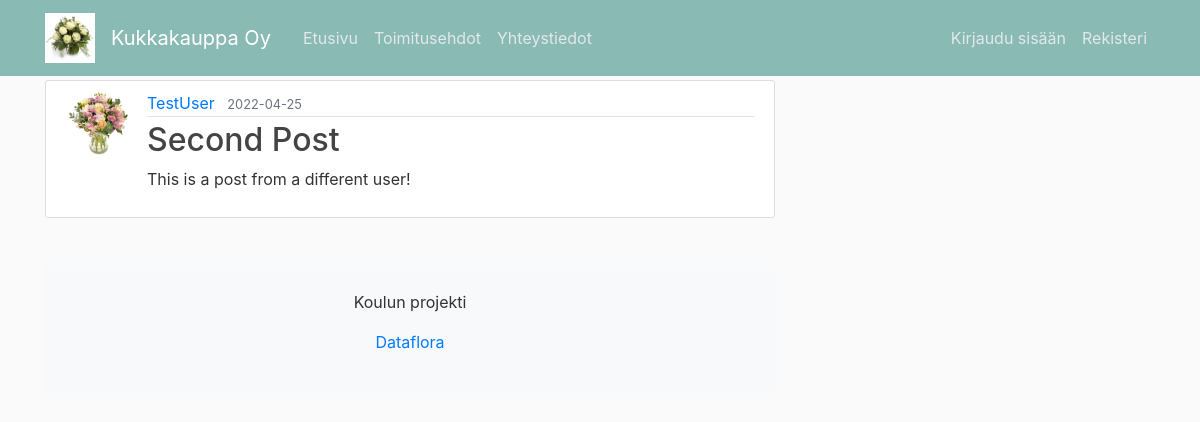
Screenshot of /post/3 with the database file from the repository.
### flaskblog/models.py (models this page shows, shortened)
class User(db.Model, UserMixin):
    id = db.Column(db.Integer, primary_key=True)
    username = db.Column(db.String(20), unique=True, nullable=False)
    email = db.Column(db.String(120), unique=True, nullable=False)
    image_file = db.Column(db.String(20), nullable=False, default='default.jpg')
    password = db.Column(db.String(60), nullable=False)
    posts = db.relationship('Post', backref='author', lazy=True)

class Post(db.Model):
    id = db.Column(db.Integer, primary_key=True)
    title = db.Column(db.String(100), nullable=False)
    date_posted = db.Column(db.DateTime, nullable=False, default=datetime.utcnow)
    content = db.Column(db.Text, nullable=False)
    user_id = db.Column(db.Integer, db.ForeignKey('user.id'), nullable=False)

### flaskblog/routes.py (the view)
@app.route("/post/<int:post_id>")
def post(post_id):
    post = Post.query.get_or_404(post_id)
    return render_template('post.html', title=post.title, post=post)

### flaskblog/templates/post.html (shortened to what this page needs)
{% extends "layout.html" %}
{% block content %}
  <article class="media content-section">
    <img class="rounded-circle article-img" src="{{ url_for('static', filename='pics/' + post.author.image_file) }}">
    <div class="media-body">
      <div class="article-metadata">
        <a class="mr-2" href="#">{{ post.author.username }}</a>
        <small class="text-muted">{{ post.date_posted.strftime('%Y-%m-%d') }}</small>
      </div>
      <h2 class="article-title">{{ post.title }}</h2>
      <p class="article-content">{{ post.content }}</p>
    </div>
  </article>
<div class="mt-5 p-4 bg-light ext-secondary text-center">
  <p>Koulun projekti</p>
  <p><a href="http://www.dataflora.fi" class="link-light">Dataflora</a></p>
</div>
{% endblock content %}

### flaskblog/static/main.css (style rules this page uses)
body { background: #fafafa; color: #333333; margin-top: 5rem; }
h1, h2, h3, h4, h5, h6 { color: #444444; }
.content-section { background: #ffffff; padding: 10px 20px; border: 1px solid #dddddd; border-radius: 3px; margin-bottom: 20px; }
.article-title { color: #444444; }
.article-content { white-space: pre-line; }
.article-img { height: 65px; width: 65px; margin-right: 16px; }
.article-metadata { padding-bottom: 1px; margin-bottom: 4px; border-bottom: 1px solid #e3e3e3 }

### rows the page displays
User: image_file (placeholder picture), author.username "TestUser"
Post: date_posted "2022-04-25", title "Second Post", content "This is a post from a different user!"
